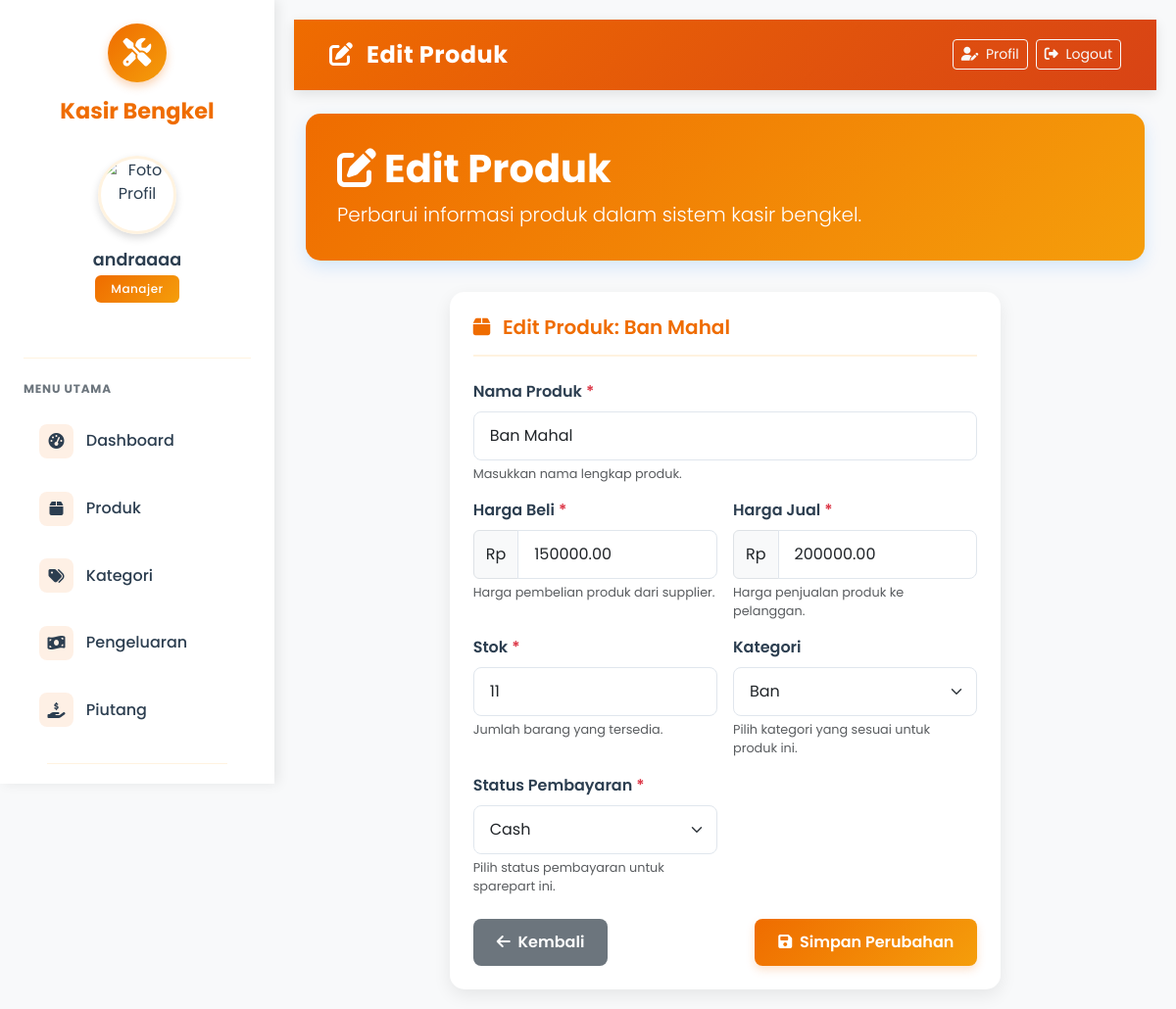
The page /manajer/edit_produk.php?id=19 (signed in) on the database its author committed.
### tables this page shows
CREATE TABLE `produk` (
  `id` int(11) NOT NULL,
  `nama` varchar(50) NOT NULL,
  `harga_beli` decimal(10,2) DEFAULT NULL,
  `harga_jual` decimal(10,2) NOT NULL,
  `stok` int(11) NOT NULL,
  `kategori_id` int(11) DEFAULT NULL,
  `hutang_sparepart` enum('Hutang','Cash') DEFAULT 'Cash',
  `nominal_hutang` decimal(10,2) DEFAULT 0.00
);

CREATE TABLE `kategori` (
  `id` int(11) NOT NULL,
  `nama_kategori` varchar(50) NOT NULL
);

### manajer/edit_produk.php (the view, shortened to what this page needs)
<?php
include '../config.php';
$id = mysqli_real_escape_string($conn, $_GET['id']);
$query = "SELECT * FROM produk WHERE id = '$id'";
$result = mysqli_query($conn, $query);
$row = mysqli_fetch_assoc($result);
$kategori_query = "SELECT * FROM kategori ORDER BY nama_kategori ASC";
$kategori_result = mysqli_query($conn, $kategori_query);
?>
<!DOCTYPE html>
<html lang="id">
<head>
  <link href="https://cdn.jsdelivr.net/npm/bootstrap@5.3.0/dist/css/bootstrap.min.css" rel="stylesheet">
  <link rel="stylesheet" href="https://cdnjs.cloudflare.com/ajax/libs/font-awesome/6.4.0/css/all.min.css">
</head>
<body>
  <?php include 'sidebar.php'; ?>
  <div class="content">
    <nav class="navbar navbar-expand-lg navbar-dark mb-4">
      <div class="container-fluid">
        <span class="navbar-brand">
          <i class="fas fa-edit me-2"></i>
          Edit Produk
        </span>
        <div class="d-flex align-items-center">
          <a href="profile.php" class="btn btn-outline-light btn-sm me-2">
            <i class="fas fa-user-edit me-1"></i> Profil
          </a>
          <a href="logout.php" class="btn btn-outline-light btn-sm">
            <i class="fas fa-sign-out-alt me-1"></i> Logout
          </a>
        </div>
      </div>
    </nav>
    <div class="container-fluid">
      <div class="page-header">
        <div class="d-flex align-items-center">
          <div>
            <h1><i class="fas fa-edit me-2"></i>Edit Produk</h1>
            <p class="lead mb-0">Perbarui informasi produk dalam sistem kasir bengkel.</p>
          </div>
        </div>
      </div>
      <div class="row">
        <div class="col-lg-8 mx-auto">
          <div class="form-card">
            <div class="form-section-header">
              <h5 class="form-section-title">
                <i class="fas fa-box me-2"></i>
                Edit Produk: <?= htmlspecialchars($row['nama']) ?>
              </h5>
            </div>
            <form method="POST" action="">
              <div class="mb-3">
                <label for="nama" class="form-label required-field">Nama Produk</label>
                <input type="text" class="form-control" id="nama" name="nama" value="<?= htmlspecialchars($row['nama']) ?>" required>
                <div class="form-text">Masukkan nama lengkap produk.</div>
              </div>
              <div class="row g-3 mb-3">
                <div class="col-md-6">
                  <label for="harga_beli" class="form-label required-field">Harga Beli</label>
                  <div class="input-group">
                    <span class="input-group-text">Rp</span>
                    <input type="number" class="form-control" id="harga_beli" name="harga_beli" min="0" value="<?= $row['harga_beli'] ?>" required>
                  </div>
                  <div class="form-text">Harga pembelian produk dari supplier.</div>
                </div>
                <div class="col-md-6">
                  <label for="harga_jual" class="form-label required-field">Harga Jual</label>
                  <div class="input-group">
                    <span class="input-group-text">Rp</span>
                    <input type="number" class="form-control" id="harga_jual" name="harga_jual" min="0" value="<?= $row['harga_jual'] ?>" required>
                  </div>
                  <div class="form-text">Harga penjualan produk ke pelanggan.</div>
                </div>
              </div>
              <div class="row g-3 mb-3">
                <div class="col-md-6">
                  <label for="stok" class="form-label required-field">Stok</label>
                  <input type="number" class="form-control" id="stok" name="stok" min="0" value="<?= $row['stok'] ?>" required>
                  <div class="form-text">Jumlah barang yang tersedia.</div>
                </div>
                <div class="col-md-6">
                  <label for="kategori_id" class="form-label">Kategori</label>
                  <select class="form-select" id="kategori_id" name="kategori_id">
                    <?php while ($kategori = mysqli_fetch_assoc($kategori_result)): ?>
                      <option value="<?= $kategori['id'] ?>" <?= $row['kategori_id'] == $kategori['id'] ? 'selected' : '' ?>>
                        <?= htmlspecialchars($kategori['nama_kategori']) ?>
                      </option>
                    <?php endwhile; ?>
                  </select>
                  <div class="form-text">Pilih kategori yang sesuai untuk produk ini.</div>
                </div>
              </div>
              <div class="row g-3 mb-3">
                <div class="col-md-6">
                  <label for="hutang_sparepart" class="form-label required-field">Status Pembayaran</label>
                  <select class="form-select" id="hutang_sparepart" name="hutang_sparepart" required>
                    <option value="Cash" <?= $row['hutang_sparepart'] == 'Cash' ? 'selected' : '' ?>>Cash</option>
                  </select>
                  <div class="form-text">Pilih status pembayaran untuk sparepart ini.</div>
                </div>
              </div>
              <div class="mt-4 d-flex justify-content-between">
                <a href="produk.php" class="btn btn-secondary">
                  <i class="fas fa-arrow-left me-1"></i>
                  Kembali
                </a>
                <button type="submit" class="btn btn-primary">
                  <i class="fas fa-save me-1"></i>
                  Simpan Perubahan
                </button>
              </div>
            </form>
          </div>
        </div>
      </div>
    </div>
  </div>
</body>
</html>

### manajer/edit_produk.php (style rules this page uses)
:root { --primary-orange: #EF6C00; --secondary-orange: #F59E0B; --light-orange: #FFF3E0; --accent-orange: #D84315; --white: #ffffff; --light-gray: #f8f9fa; --text-dark: #2C3E50; }
body { background-color: var(--light-gray); font-family: 'Poppins', 'Arial', sans-serif; color: var(--text-dark); }
.navbar { background: linear-gradient(135deg, var(--primary-orange), var(--accent-orange)); box-shadow: 0 4px 12px rgba(0, 0, 0, 0.1); border: none; padding: 0.8rem 1.5rem; }
.navbar-brand { font-weight: 700; font-size: 1.5rem; color: var(--white); letter-spacing: 0.5px; }
.content { margin-left: 280px; padding: 20px; background-color: var(--light-gray); min-height: 100vh; }
.page-header { background: linear-gradient(135deg, var(--primary-orange), var(--secondary-orange)); border-radius: 15px; padding: 2rem; color: var(--white); margin-bottom: 2rem; box-shadow: 0 6px 18px rgba(0, 123, 255, 0.15); }
.page-header h1 { font-weight: 700; margin-bottom: 0.5rem; }
.form-card { border: none; border-radius: 15px; overflow: hidden; box-shadow: 0 6px 18px rgba(0, 0, 0, 0.08); background-color: var(--white); padding: 1.5rem; }
.form-section-header { border-bottom: 2px solid var(--light-orange); padding-bottom: 1rem; margin-bottom: 1.5rem; }
.form-section-title { font-size: 1.25rem; font-weight: 600; color: var(--primary-orange); margin-bottom: 0; }
.form-label { font-weight: 600; color: var(--text-dark); }
.form-control, .form-select { border-radius: 8px; border: 1px solid #e0e6ed; padding: 0.75rem 1rem; font-size: 1rem; transition: all 0.3s ease; }
.btn-primary { background: linear-gradient(135deg, var(--primary-orange), var(--secondary-orange)); border: none; border-radius: 8px; padding: 0.75rem 1.5rem; font-weight: 600; transition: all 0.3s ease; box-shadow: 0 4px 10px rgba(239, 108, 0, 0.2); }
.btn-secondary { background-color: #6c757d; border: none; border-radius: 8px; padding: 0.75rem 1.5rem; font-weight: 600; transition: all 0.3s ease; }
.required-field::after { content: "*"; color: #dc3545; margin-left: 4px; }
.form-text { font-size: 0.8rem; }

### rows shown on the page
produk: nama "Ban Mahal", harga_beli "150000.00", harga_jual "200000.00", stok "11", kategori_id "Ban", hutang_sparepart "Cash"

### other values the page prints
$_SESSION['manajer']['nama'] "andraaaa"
